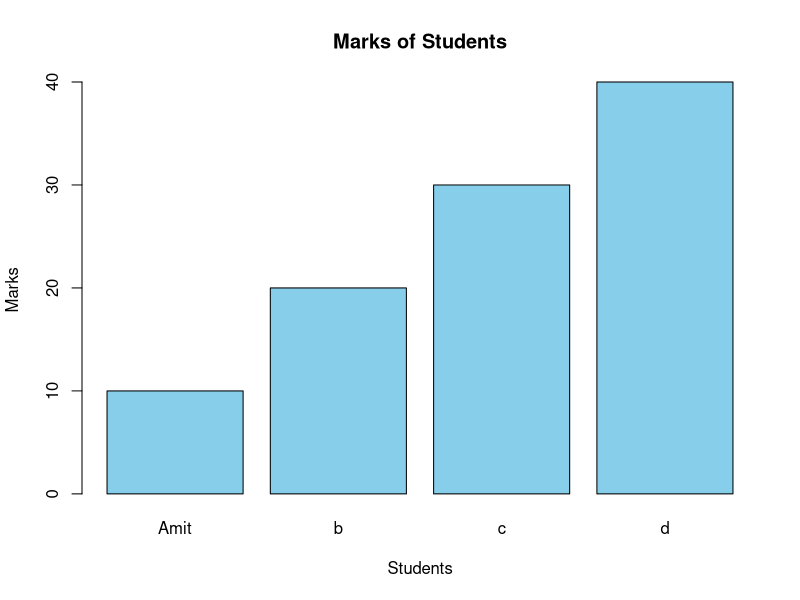

This figure's R source:
# ------------------------------------------------------------
# Store names and marks of students in a data frame
# ------------------------------------------------------------

# Creating vectors for student names and marks
names <- c("Amit", "b", "c", "d")
marks <- c(10, 20, 30, 40)

# Creating a data frame                        
student_data <- data.frame(
  Name = names,
  Marks = marks
)

# ------------------------------------------------------------
# Display the data frame
# ------------------------------------------------------------

student_data

# ------------------------------------------------------------
# Calculate average marks
# ------------------------------------------------------------

average_marks <- mean(student_data$Marks)
average_marks

# ------------------------------------------------------------
# Draw a bar plot to visualize marks of each student
# ------------------------------------------------------------

barplot(
  student_data$Marks,
  names.arg = student_data$Name,
  main = "Marks of Students",
  xlab = "Students",
  ylab = "Marks",
  col = "skyblue"
)
